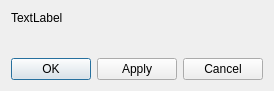
<ui version="4.0" >
 <class>MyCheckDlgClass</class>
 <widget class="QDialog" name="MyCheckDlgClass" >
  <property name="geometry" >
   <rect>
    <x>0</x>
    <y>0</y>
    <width>269</width>
    <height>91</height>
   </rect>
  </property>
  <property name="windowTitle" >
   <string>MyCheckDlg</string>
  </property>
  <property name="modal" >
   <bool>true</bool>
  </property>
  <layout class="QVBoxLayout" name="verticalLayout_2" >
   <item>
    <layout class="QVBoxLayout" name="optLayout" >
     <property name="sizeConstraint" >
      <enum>QLayout::SetDefaultConstraint</enum>
     </property>
     <item>
      <widget class="QLabel" name="captionLabel" >
       <property name="text" >
        <string>TextLabel</string>
       </property>
      </widget>
     </item>
     <item>
      <spacer name="verticalSpacer" >
       <property name="orientation" >
        <enum>Qt::Vertical</enum>
       </property>
       <property name="sizeHint" stdset="0" >
        <size>
         <width>20</width>
         <height>40</height>
        </size>
       </property>
      </spacer>
     </item>
    </layout>
   </item>
   <item>
    <layout class="QHBoxLayout" name="horizontalLayout" >
     <property name="sizeConstraint" >
      <enum>QLayout::SetDefaultConstraint</enum>
     </property>
     <item>
      <widget class="QPushButton" name="okBot" >
       <property name="text" >
        <string>OK</string>
       </property>
      </widget>
     </item>
     <item>
      <widget class="QPushButton" name="applyBot" >
       <property name="text" >
        <string>Apply</string>
       </property>
      </widget>
     </item>
     <item>
      <spacer name="horizontalSpacer" >
       <property name="orientation" >
        <enum>Qt::Horizontal</enum>
       </property>
       <property name="sizeHint" stdset="0" >
        <size>
         <width>0</width>
         <height>0</height>
        </size>
       </property>
      </spacer>
     </item>
     <item>
      <widget class="QPushButton" name="cancelBot" >
       <property name="text" >
        <string>Cancel</string>
       </property>
      </widget>
     </item>
    </layout>
   </item>
  </layout>
 </widget>
 <layoutdefault spacing="6" margin="11" />
 <resources/>
 <connections/>
</ui>
